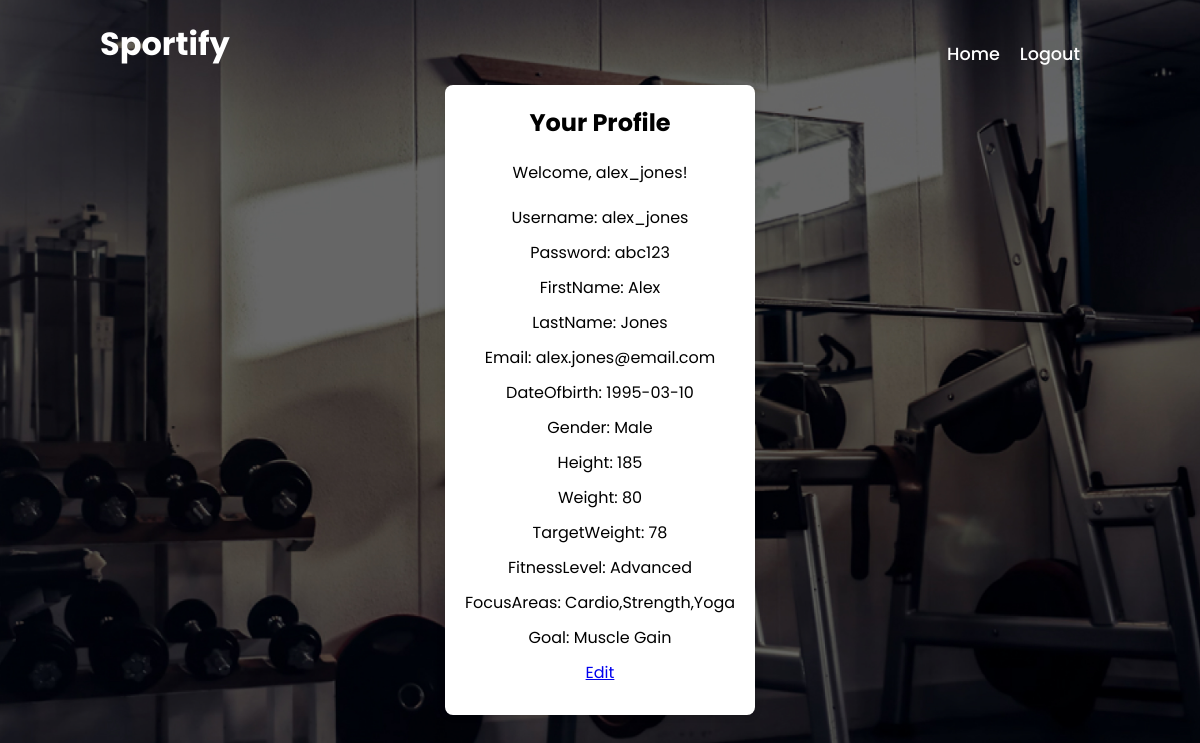
Screenshot of /profile.php (signed in) with the database file from the repository.
### tables this page shows
CREATE TABLE `User` (
  `UserID` int(11) unsigned NOT NULL AUTO_INCREMENT,
  `Username` varchar(30) NOT NULL,
  `Password` varchar(255) NOT NULL,
  `FirstName` varchar(50) NOT NULL,
  `LastName` varchar(50) NOT NULL,
  `Email` varchar(255) NOT NULL,
  `DateOfBirth` date DEFAULT NULL,
  `Gender` varchar(10) DEFAULT NULL,
  `Height` int(11) DEFAULT NULL,
  `Weight` int(11) DEFAULT NULL,
  `TargetWeight` int(11) DEFAULT NULL,
  `FitnessLevel` varchar(20) DEFAULT NULL,
  `FocusAreas` varchar(255) DEFAULT NULL,
  `Goal` varchar(50) DEFAULT NULL,
  `RegistrationDate` date DEFAULT NULL,
  PRIMARY KEY (`UserID`)
);

### profile.php (the view, shortened to what this page needs)
<?php
$conn = connectDB();
$userID = $_SESSION['UserID'];
$sql = "SELECT * FROM User WHERE UserID = '$userID'";
$result = $conn->query($sql);
if ($result->num_rows > 0) {
    $userData = $result->fetch_assoc();
} else {
    echo "User not found.";
    exit();
}
?>
<!DOCTYPE html>
<html lang="en">
<head>
    <link rel="stylesheet" href="profile.css">
</head>
<body>
    <header>
        <h2 class="logo">Sportify</h2>
        <nav class="navigation">
            <a href="homepage.php">Home</a>
            <a href="logout.php">Logout</a>
        </nav>
    </header>
    <div class="profile-wrapper">
        <h2>Your Profile</h2>
        <p>Welcome, <?php echo $userData['Username']; ?>!</p>
        <div class="user-details">
            <p>Username: <?php echo $userData['Username']; ?></p>
            <p>Password: <?php echo $userData['Password']; ?></p>
            <p>FirstName: <?php echo $userData['FirstName']; ?></p>
            <p>LastName: <?php echo $userData['LastName']; ?></p>
            <p>Email: <?php echo $userData['Email']; ?></p>
            <p>DateOfbirth: <?php echo $userData['DateOfBirth']; ?></p>
            <p>Gender: <?php echo $userData['Gender']; ?></p>
            <p>Height: <?php echo $userData['Height']; ?></p>
            <p>Weight: <?php echo $userData['Weight']; ?></p>
            <p>TargetWeight: <?php echo $userData['TargetWeight']; ?></p>
            <p>FitnessLevel: <?php echo $userData['FitnessLevel']; ?></p>
            <p>FocusAreas: <?php echo $userData['FocusAreas']; ?></p>
            <p>Goal: <?php echo $userData['Goal']; ?></p>
            <?php echo "<p><a href='editprofile.php?UserID={$userData['UserID']}'>Edit</a></p>"; ?>
        </div>
    </div>
</body>
</html>

### profile.css (style rules this page uses)
* { margin: 0; padding: 0; box-sizing: border-box; font-family: 'Poppins', sans-serif; }
body { display: flex; justify-content: center; align-items: center; min-height: 100vh; background: url('Group 7.jpg') no-repeat; background-size: cover; background-position: center; margin: 0; }
h2 { text-align: center; margin-bottom: 20px; }
p { text-align: center; }
header { position: fixed; top: 0; left: 0; width: 100%; padding: 20px 100px; display: flex; justify-content: space-between; align-items: center; z-index: 99; }
.logo { font-size: 2em; color: white; user-select: none; }
.navigation { display: flex; align-items: center; }
.navigation a { position: relative; font-size: 1.1em; color: white; text-decoration: none; font-weight: 500; margin-right: 20px; }
.navigation a::after { content: ''; position: absolute; left: 0; bottom: -6px; width: 100%; height: 3px; background: white; border-radius: 5px; transform-origin: right; transform: scaleX(0); transition: transform .5s; }
.profile-wrapper { max-width: 800px; margin: 20px auto; background-color: white; padding: 20px; border-radius: 8px; box-shadow: 0 0 10px rgba(0, 0, 0, 0.1); }
.user-details { margin-top: 20px; }
.user-details p { margin-bottom: 10px; }

### rows the page displays
user: Username "alex_jones", Password "abc123", FirstName "Alex", LastName "Jones", Email "alex.jones@email.com", DateOfBirth "1995-03-10", Gender "Male", Height "185", Weight "80", TargetWeight "78", FitnessLevel "Advanced", FocusAreas "Cardio,Strength,Yoga", Goal "Muscle Gain"
